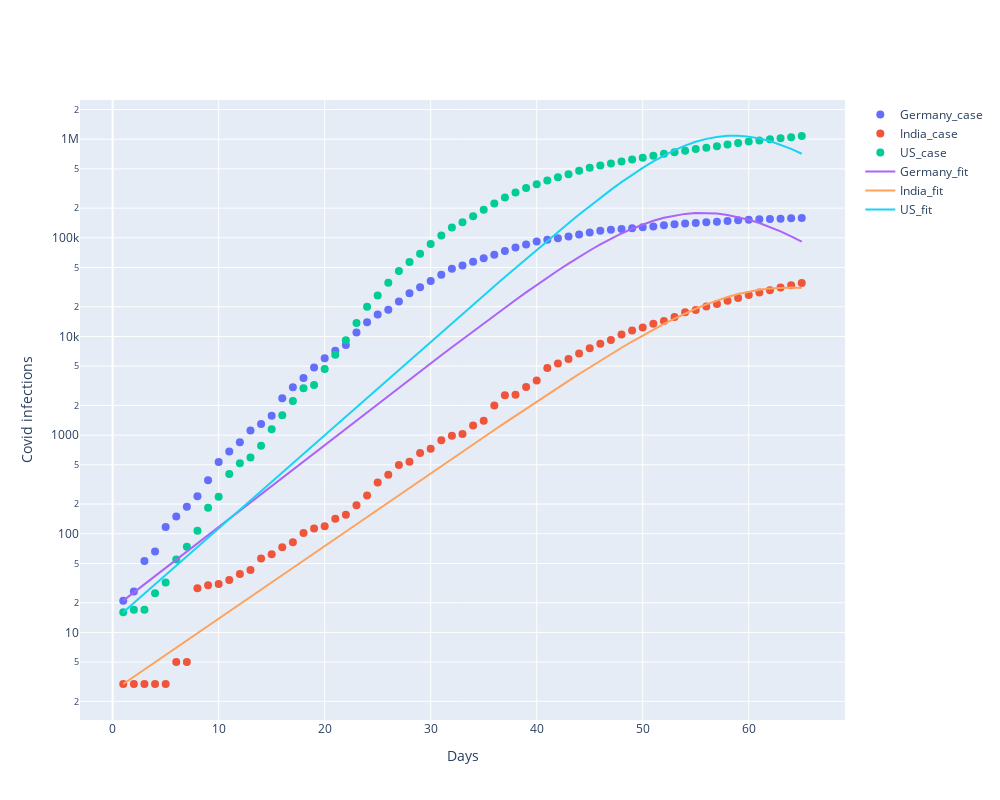

The notebook cell this image was saved under:
### Markdown cell above
# Visualization

### Code cell
fig=go.Figure()
for each in country:
    fig.add_trace(go.Scatter(x=df_plot.day,
                             y=df_plot[each+'_case'],
                             mode='markers',
                             marker_size=8,
                             name=each+'_case'
                         ))
for each in country:
    fig.add_trace(go.Scatter(x=df_plot.day,
                             y=df_plot[each+'_fit'],
                             mode='lines',
                             name=each+'_fit'
                         ))

fig.update_layout(
        width=1000,
        height=800,
        xaxis_title="Days",
        yaxis_title="Covid infections",
)
fig.update_yaxes(type="log")
fig.show()
